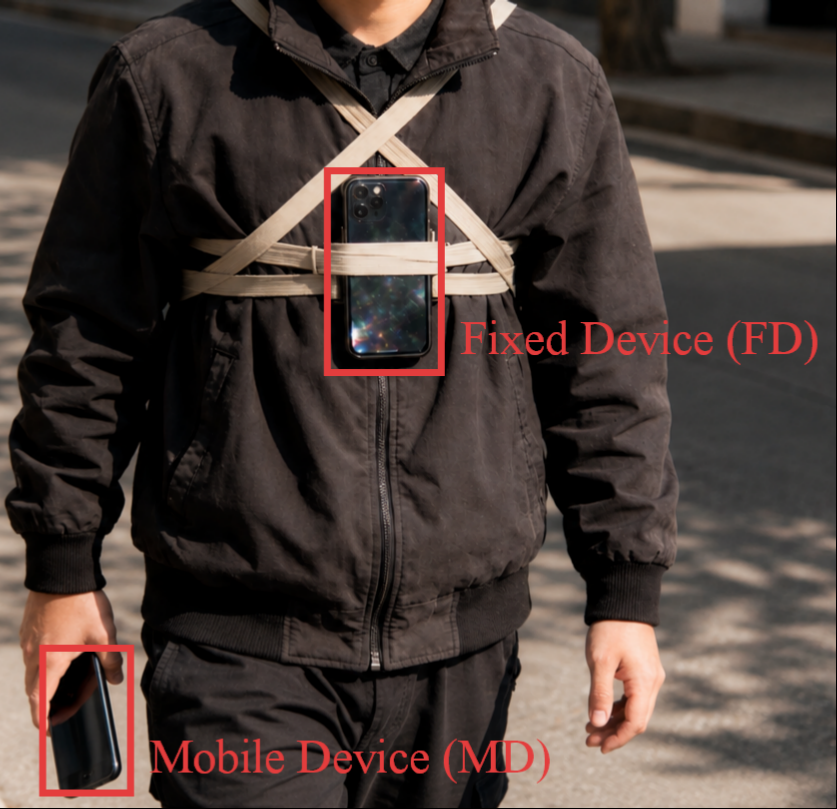
#> input picture research/studies/pedestrian-coordinate-frames/assets/collect_data.png, 837 x 809 px
$ python -i rnin.py   (imports and definitions only)
#> lines starting #> are read from the running program, lines starting #| are printed output that depends on the picture
"""RNIN-VIO 自采数据集（SenseINS）解析器。

原始布局（官方仓库 https://github.com/zju3dv/rnin-vio 与 ``Sense_INS_Data.md``）::

    data/
    ├── data_train/<k>/SenseINS.csv    # 241 条
    ├── data_val/<k>/SenseINS.csv      # 51 条
    ├── data_test/<k>/SenseINS.csv     # 9 条
    └── Sense_INS_Data.md

``SenseINS.csv`` 列：``times``（秒，设备时钟）、``gyro_*``/``acce_*``（Android
``TYPE_*_UNCALIBRATED``，机体系，rad/s 与 m/s²，含重力）、``vio_gyro_bias_*``/``vio_acce_bias_*``
（VIO 估计的零偏）、``vio_p_*``/``vio_q_[wxyz]``/``vio_v_*``（BVIO 位姿与速度）、
``gt_p_*``/``gt_q_[wxyz]``（“VICON 或其他设备” 的真值，缺失时填默认值）、``gv_*``（game rotation
vector，wxyz）、``rv_*``、磁力计与气压（缺失填 0）。

已核实的约定（官方 ``dataloader/dataset.py`` + 实测）：

* 四元数 ``wxyz``、``body_to_world``（``R f`` 的全段均值 ≈ [0, 0, 9.8]），世界系 z 轴向上；
* 官方判定“无 gt”：``(gt_q_w[0]==1 且 gt_q_w[100]==1) 或 gt_q_w[0]==gt_q_w[-1]``；本转换器沿用该判据
  逐序列选择参考来源（``attrs['reference_type']`` 为 ``gt`` 或 ``vio``）；
* 官方训练输入用 VIO 姿态旋转 IMU，并减去**最后一行**的 VIO 零偏——这是参考系统信息向输入的泄漏。
  本转换器**不**补偿零偏，只把 VIO 零偏写入 ``attrs['vio_bias']`` 与 ``notes``；
* 采样率并非文档所说的 200 Hz：实测 250 Hz（160 条）、约 200 Hz（127 条）、约 400 Hz（14 条），
  且时间戳不均匀；
* gt 世界系与 VIO（重力对齐）世界系之间存在最多约 3° 的倾斜，
  本转换器用 VIO 的重力方向把 gt 世界系调平（只做倾斜校正，保留 gt 偏航），角度写入 ``notes``；
* 发布数据里 ``data_train/178`` 与 ``data_train/179`` 的 ``SenseINS.csv`` 逐字节相同，后者被拒收
  （见 ``KNOWN_DUPLICATES``）。
"""

from __future__ import annotations

import json
import os
from functools import lru_cache
from pathlib import Path
from typing import Collection, Iterator, Optional

import numpy as np
import pandas as pd

from . import _rig_utils as rig
from .base import RawSequence

NAME = "rnin"
VERSION = "1.1.0"
LICENSE = (
    "RNIN-VIO SenseINS data (https://github.com/zju3dv/rnin-vio); repository licensed Apache-2.0, "
    "no separate data license stated; IP belongs to SenseTime Group Ltd."
)

SPLIT_DIRS = {"train": "data_train", "val": "data_val", "test": "data_test"}
GYRO = ["gyro_x", "gyro_y", "gyro_z"]
ACCE = ["acce_x", "acce_y", "acce_z"]
VIO_BG = ["vio_gyro_bias_x", "vio_gyro_bias_y", "vio_gyro_bias_z"]
VIO_BA = ["vio_acce_bias_x", "vio_acce_bias_y", "vio_acce_bias_z"]
VIO_P = ["vio_p_x", "vio_p_y", "vio_p_z"]
VIO_Q = ["vio_q_w", "vio_q_x", "vio_q_y", "vio_q_z"]
VIO_V = ["vio_v_x", "vio_v_y", "vio_v_z"]
GT_P = ["gt_p_x", "gt_p_y", "gt_p_z"]
GT_Q = ["gt_q_w", "gt_q_x", "gt_q_y", "gt_q_z"]
GV_Q = ["gv_w", "gv_x", "gv_y", "gv_z"]
REQUIRED = ["times"] + GYRO + ACCE + VIO_BG + VIO_BA + VIO_P + VIO_Q + VIO_V + GT_P + GT_Q + GV_Q

SESSION_GAP_S = 3600.0  # 同一设备时钟上相邻序列间隔不超过 1 小时视为同一采集会话

# 发布数据中逐字节相同的序列：键被拒收，值为保留的副本及其 SenseINS.csv 的 md5。
# data_train/178 与 data_train/179 完全相同（两者都在官方 train 中，保留编号较小的）。
# tests/data/test_raw_rnin.py 扫描全部 CSV 确认此表完整。
KNOWN_DUPLICATES = {"train_179": ("train_178", "ddafa5fbc7aef4a3e8f21e47487ee31c")}


# [6 lines left out: function _root, not called in this run]


def _dir_sort_key(name: str):
    return (0, int(name)) if name.isdigit() else (1, name)


# [25 lines left out: functions _listing, official_splits, list_sequences, not called in this run]


all_sequence_ids = list_sequences  # 兼容别名


# [336 lines left out: functions _first_last_time, session_table, file_md5, duplicate_of, _identity_rows, official_has_gt and 5 more, not called in this run]

>>> import cv2
>>> picture = cv2.imread('../../../../research/studies/pedestrian-coordinate-frames/assets/collect_data.png', cv2.IMREAD_GRAYSCALE)
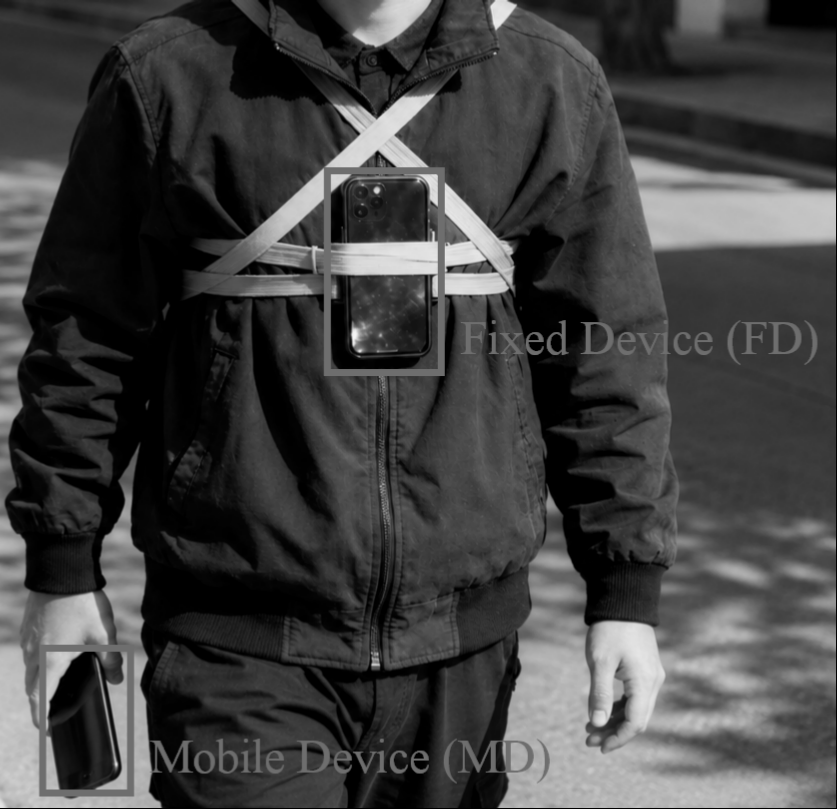
#> picture: shape (809, 837); min 0, max 245, mean 65.5
>>> result = iter_raw_sequences(picture)
